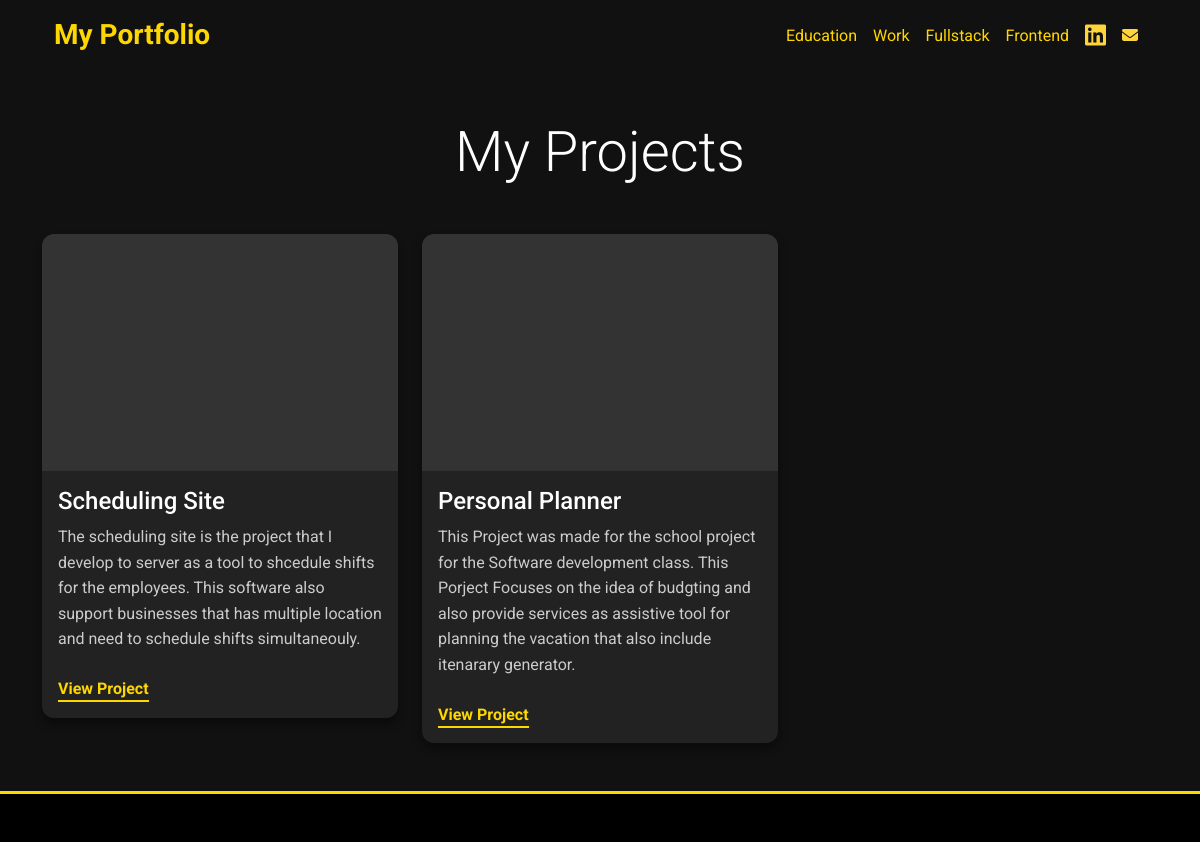
The app's page /fullstack, older data.
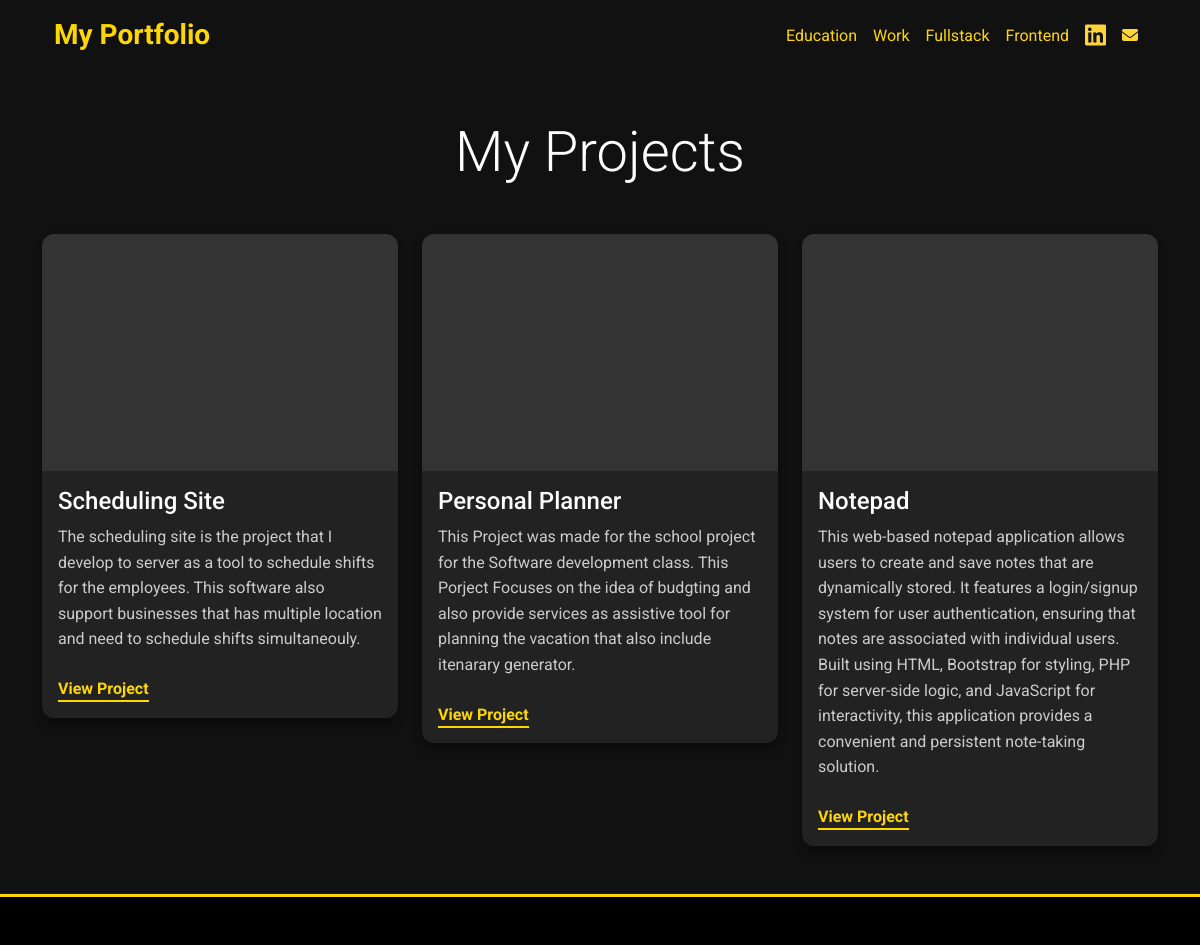
The same page, newer data.
### database.py (models this page shows)
class Fullstack(db.Model):
    id: Mapped[int] = MappedColumn(primary_key=True)
    name: Mapped[str]
    description: Mapped[str]
    link: Mapped[str]
    image: Mapped[str]

### server.py (the view)
@app.route('/fullstack')
def fullStack():
    result_fullstack = db.session.execute(db.select(Fullstack)).scalars().all()
    return render_template('details.html',items = result_fullstack)

### templates/details.html (shortened to what this page needs)
<!DOCTYPE html>
<html lang="en">
<head>
    <link href="https://cdn.jsdelivr.net/npm/bootstrap@5.3.2/dist/css/bootstrap.min.css" rel="stylesheet">
</head>
<body >
    <div class="container">
         <nav class="navbar  navbar-expand-lg bg-transparent">
                <div class="container-fluid">
                    <a class="navbar-brand text-xl font-semibold text-shadow-custom" style="color: #FFD700 !important; font-weight: 700; font-size: 1.75rem;" href="{{url_for('mainPage')}}">My Portfolio</a>
                    <div class="collapse navbar-collapse" id="navbarNav">
                        <ul class="navbar-nav ms-auto">
                            <li class="nav-item">
                                <a class="nav-link" style="color: #FFD700 !important; transition: color 0.3s ease;" href="{{url_for('edu')}}">Education</a>
                            </li>
                             <li class="nav-item">
                                <a class="nav-link" style="color: #FFD700 !important; transition: color 0.3s ease;" href="{{url_for('work')}}">Work</a>
                            </li>
                            <li class="nav-item">
                                <a class="nav-link" style="color: #FFD700 !important; transition: color 0.3s ease;" href="{{url_for('fullStack')}}">Fullstack</a>
                            </li>
                            <li class="nav-item">
                                <a class="nav-link" style="color: #FFD700 !important; transition: color 0.3s ease;" href="{{url_for('frontEnd')}}">Frontend</a>
                            </li>
                             <li class="nav-item">
                                <a class="nav-link" style="color: #FFD700 !important; transition: color 0.3s ease;" href="https://www.linkedin.com/in/maurya-patel-318b93190/" target="_blank" rel="noopener noreferrer"><i class="fa-brands fa-linkedin fa-xl" style="color: #FFD43B;"></i></a>
                            </li>
                             <li class="nav-item">
                                <a class="nav-link" style="color: #FFD700 !important; transition: color 0.3s ease;" href="mailto:patelmaurya3@gmail.com"><i class="fa-solid fa-envelope fa-l" style="color: #FFD43B;"></i></a>
                            </li>
                        </ul>
                    </div>
                </div>
            </nav>
    </div>
    <section id="projects" class="py-5" style="background-color: #111111 !important;">
    <div class="container">
        <div class="text-center mb-5">
            <h2 class="display-4 font-semibold mb-4" style="color: #FFFFFF !important;">My Projects</h2>
        </div>
        <div class="row g-4">
            {% for item in items%}
            <div class="col-md-6 col-lg-4">
                <div class="card overflow-hidden">
                    <img src="/static/images/solid-color-image.png" alt="Project 1" class="card-img-top">
                    <div class="card-body">
                        <h3 class="card-title h4 font-semibold mb-2" style="color: #FFFFFF !important;">{{item.name}}</h3>
                        <p class="card-text mb-4" style="color: #CCCCCC !important;">{{item.description}}</p>
                        <a href="{{item.link}}"
                           class="font-semibold transition duration-300 ease-in-out" target="_blank" rel="noopener noreferrer">
                            View Project
                        </a>
                    </div>
                </div>
            </div>
            {%endfor%}
    </div>
    </section>
<footer class="bg-gray-800 text-white py-4">
</footer>
</body>
</html>

Row changes from the older to the newer data that the page shows:
changed Fullstack "Scheduling Site": description "…as a tool to shcedule shifts for the employees.…" → "…as a tool to schedule shifts for the employees.…"
added Fullstack: name "Notepad", description "This web-based notepad application allows users to create and save notes that are dynamically stored. It features a login/signup system for user authentication, ensuring that notes are associated with individual users. Built using HTML, Bootstrap for styling, PHP for server-side logic, and JavaScript for interactivity, this application provides a convenient and persistent note-taking solution."
